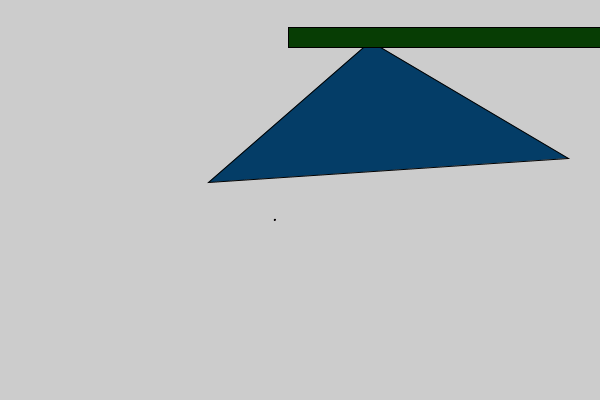
Frame 1 (no input)
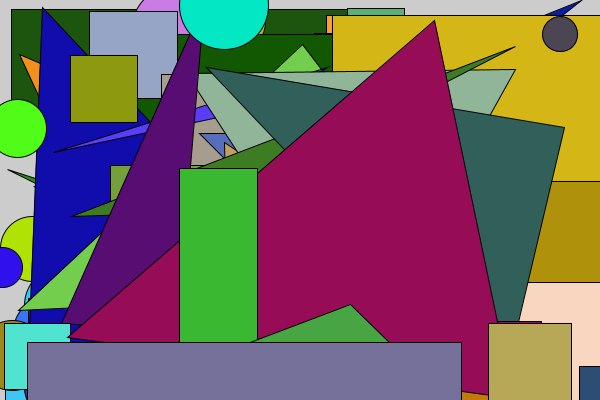
Frame 60 (the mouse pressed at the canvas centre just before this capture)
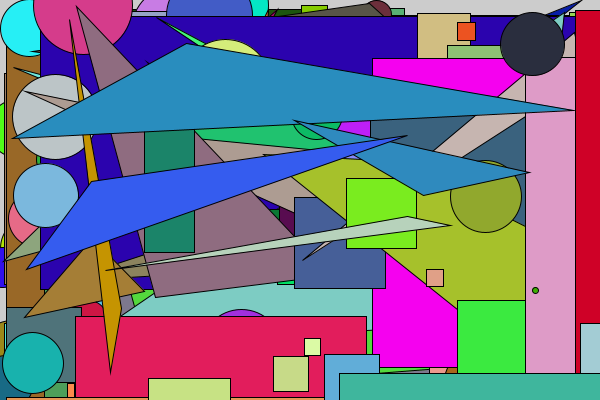
Frame 120 (the mouse held since frame 60 and released just before this capture)

The Processing sketch that drew these frames (run headless with seeded random() and noise(); from frame 60 on, the mouse is pressed at the canvas centre):

// Processing sketch: klasser
// ── klasser.pde
// initiering af variablen f
Circle c;
Firkant f;
Trekant t;
Rektangel r;
void setup() {
  size (600, 400);
}

void draw() {
  // initiering af objektet f
 
  // tegner firkanten på canvas
  f = new Firkant();
  f.drawFirkant();
  
  c = new Circle();
  c.drawCircle();
  
  t = new Trekant();
  t.drawTrekant();
  
  r = new Rektangel();
  r.drawRektangel();
  
  
  // Tegn trekant hvis tallet er 2
  
  // tegn firkant hvis tallet er 3

}

// ── Firkant.pde


class Firkant {
  // klassens attributter/ tilstand
  float x, y,red,green,blue,size;

  //konstroktøren
  Firkant() {
    this.x = random(600);
    this.y = random(400);
    this.red = random(255);
    this.green = random(255);
    this.blue = random(255);
    this.size = random(100);
  }

  // klassens metoder
  
  // find to tilfældige værdier inden for canvas størrelsen

  // tegn firkant på canvas
  void drawFirkant() {
    fill(red,green,blue);
    square(x, y, size);
    
  }
    void drawCircle() {
    fill(red,green,blue);
    circle(x, y, 100);
  }
  
}

// ── Rektangel.pde
class Rektangel {
  // klassens attributter/ tilstand
  float x, y,red,green,blue;
  float l, b;
  

  //konstroktøren
  Rektangel() {
    this.x = random(600);
    this.y = random(400);
    this.l = random(600);
    this.b = random(400);
    this.red = random(255);
    this.green = random(255);
    this.blue = random(255);
  }

  // klassens metoder
  
  // find to tilfældige værdier inden for canvas størrelsen

  // tegn firkant på canvas
  void drawRektangel() {
    fill(red,green,blue);
    rect(x, y, l, b);
    
  }
   
}

// ── Trekant_.pde
class Trekant {
  // klassens attributter/ tilstand
  float x1, y1, x2, y2, x3, y3,red,green,blue;

  //konstroktøren
  Trekant() {
    this.x1 = random(600);
    this.y1 = random(400);
    this.x2 = random(600);
    this.y2 = random(400);
    this.x3 = random(600);
    this.y3 = random(400);
    this.red = random(255);
    this.green = random(255);
    this.blue = random(255);
    
  }

  // klassens metoder
  
  // find to tilfældige værdier inden for canvas størrelsen

    void drawTrekant() {
    fill(red,green,blue);
    triangle(x1, y1, x2, y2, x3, y3);
  }
  
}

// ── cirkel_.pde
class Circle {
  // klassens attributter/ tilstand
  float x, y,red,green,blue,size;

  //konstroktøren
  Circle() {
    this.x = random(600);
    this.y = random(400);
    this.red = random(255);
    this.green = random(255);
    this.blue = random(255);
    this.size = random(100);
  }

  // klassens metoder
  
  // find to tilfældige værdier inden for canvas størrelsen

   
  
  // tegn firkant på canvas
    
  
    void drawCircle() {
    fill(red,green,blue);
    circle(x, y, size);
  }
  
}
